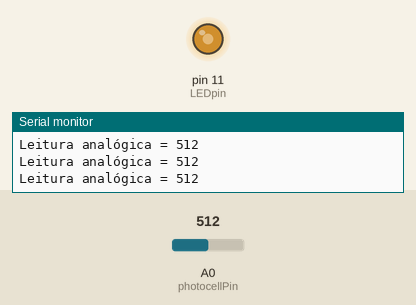
The sketch below on a simulated Arduino Uno, built with avr-gcc and run on an emulated ATmega328P. Shown: output pins drawn as LEDs (lit = HIGH), the last lines printed to the serial monitor. The inputs (shaded band) are chosen by the test bench; at power-on: A0 (photocellPin) = 512.

Above: at 1.2 s.
1.3 s: A0 (photocellPin) set to 716
At 1.8 s:
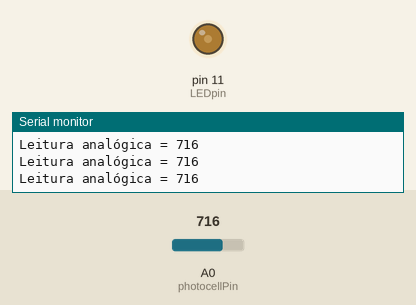
2.8 s: A0 (photocellPin) set to 900
At 3.2 s:
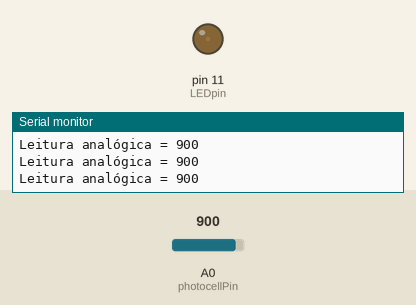
4.3 s: A0 (photocellPin) set to 1023
At 4.6 s:
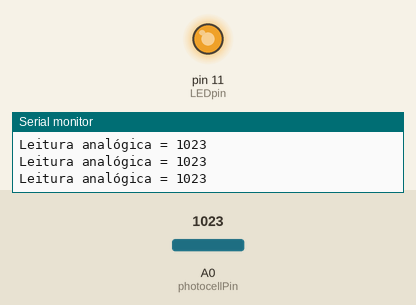
Timing chart, 0 to 7.3 s (numbered marks = the images above; inputs shaded):
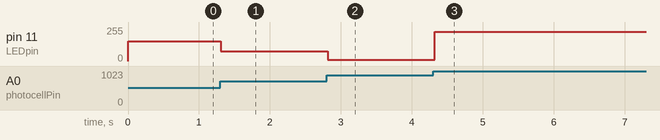

The sketch:

LDR_Controla_Led.ino
```cpp
/* Sketch simples, para testes com LDR */

// definição de variáveis
int photocellPin = 0;     // o LDR e seu resistor de pulldown são conectados ao pino a0
int photocellReading;     // leitura analógica do divisor do sensor
int LEDpin = 11;          // pino do LED
int LEDbrightness;        // variável para conter o brilho do LED
void setup(void) {
  // envia informação para o monitor serial
  Serial.begin(9600);   // inicializa a comunicação serial
}

void loop(void) {
  photocellReading = analogRead(photocellPin); // faz a leitura do LDR

  Serial.print("Leitura analógica = "); // escreve mensagem
  Serial.println(photocellReading);     // escreve a quantidade lida

  // LED brilhará mais no escuro
  // isso significa que temos que inverter a leitura de 0-1023 para 1023-0
  photocellReading = 1023 - photocellReading;

  // mapeamento dos valores de 0-1023 para 0-255 que é o que o a função analogWrite usa
  LEDbrightness = map(photocellReading, 100, 800, 0, 255);
  analogWrite(LEDpin, LEDbrightness); // acende o LED com o brilho determinado

  delay(100); // pausa
}


// Fim da compilação
```

Measured:
- after the input at 1.3 s, pin 11 (LEDpin): 149/255 → 75/255 at once
- after the input at 2.8 s, pin 11 (LEDpin): 75/255 → 8/255 at once
- after the input at 4.3 s, pin 11 (LEDpin): 8/255 → 220/255 at once
